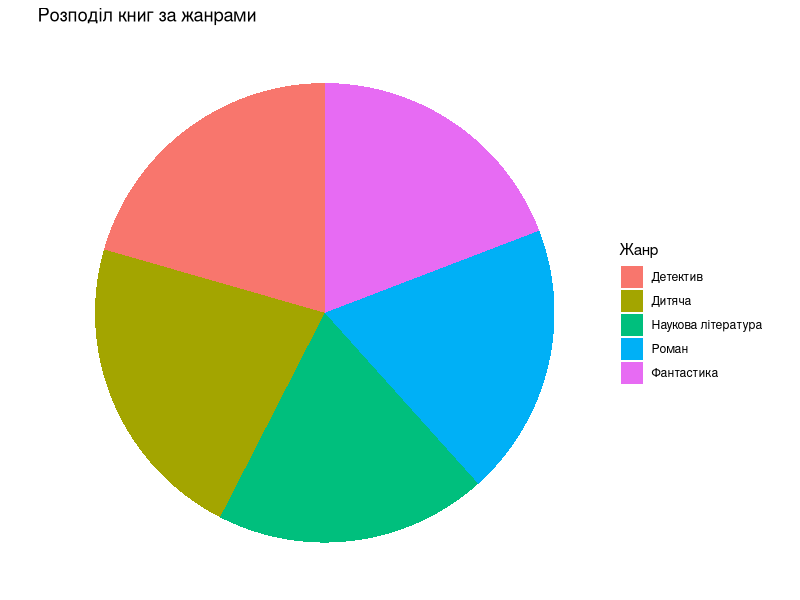
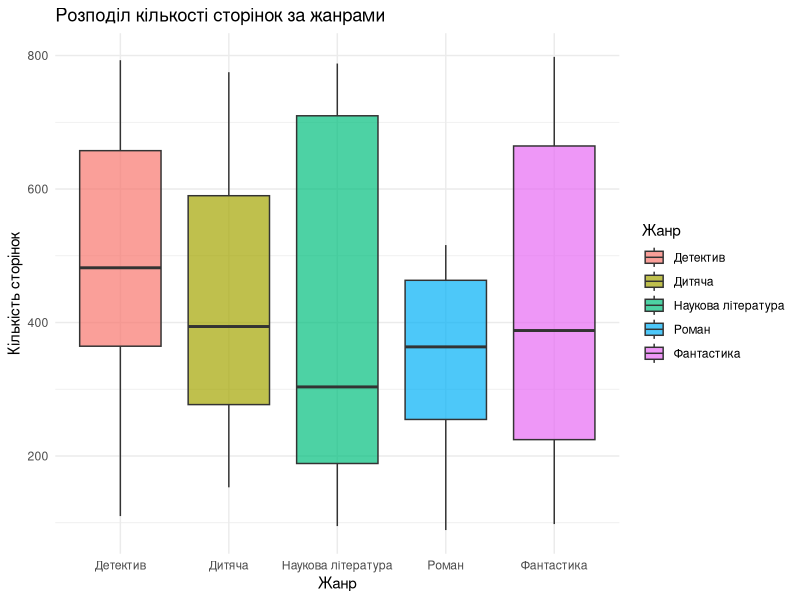
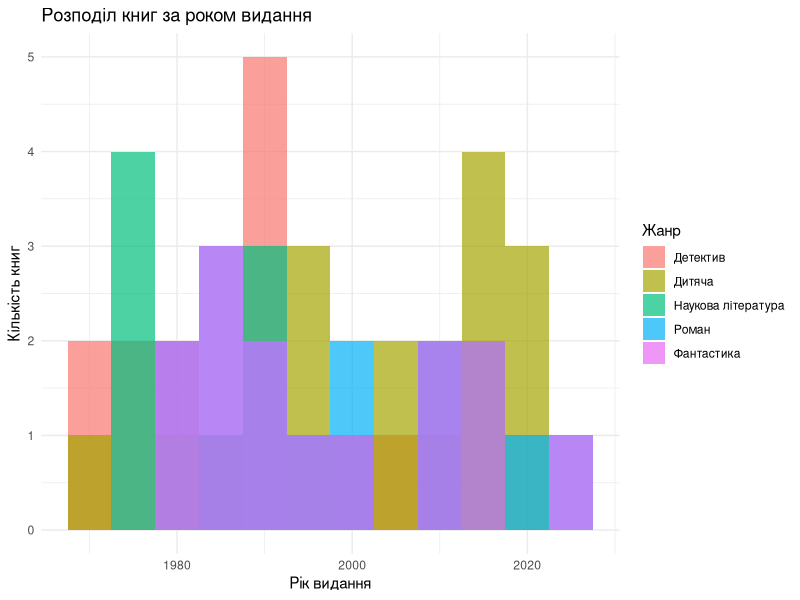
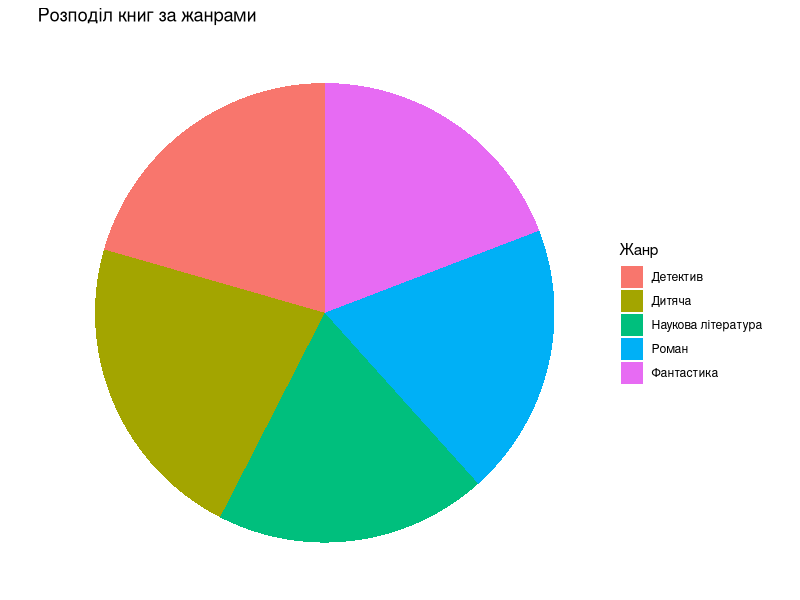
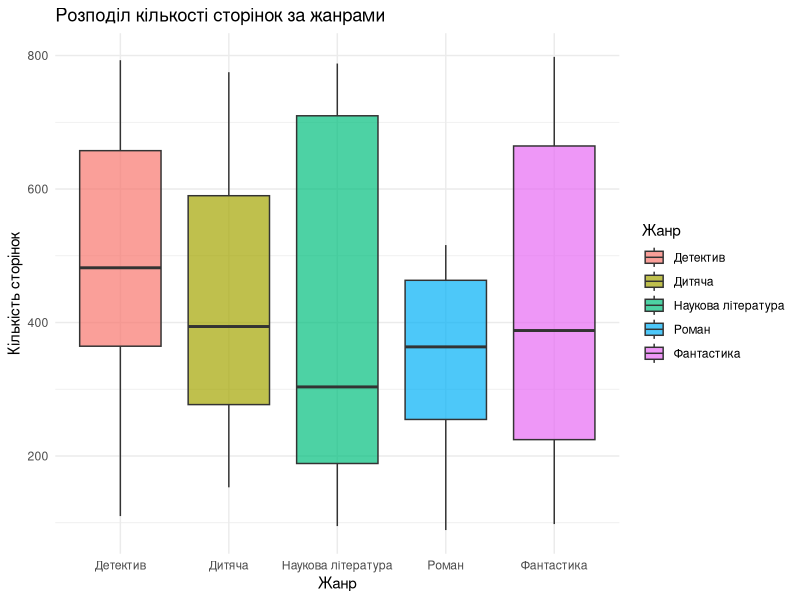
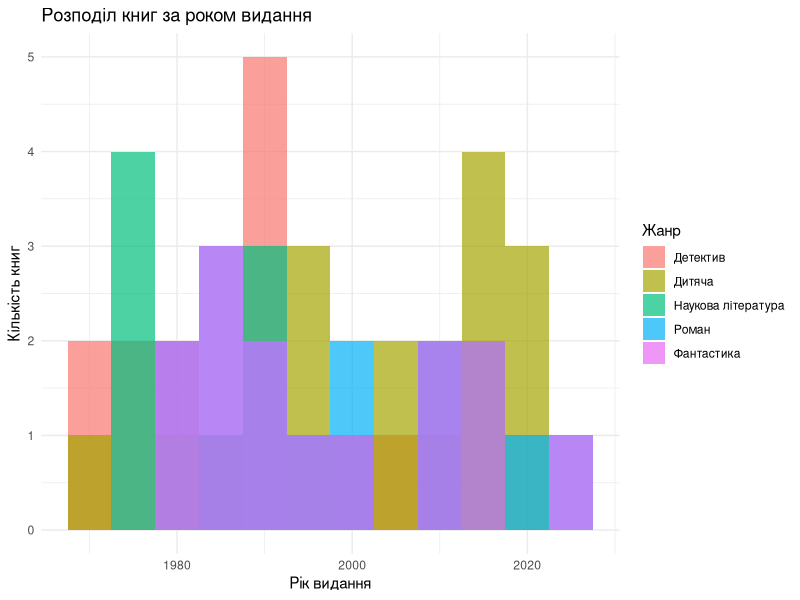

Reproduce these figures in R, in order.

##############################################
# Аналіз даних про книги в бібліотеці
# Автор: Євчик Олексій
# Опис: генерація даних, обробка, візуалізація
##############################################

# Завантажуємо необхідні бібліотеки
library(dplyr)
library(ggplot2)

##############################################
# 1. Генерація даних
##############################################

set.seed(123)  # для відтворюваності результатів

# Створюємо вектор можливих жанрів
genres <- c("Фантастика", "Детектив", "Роман", "Наукова література", "Дитяча")

# Генеруємо таблицю з випадковими даними
books <- data.frame(
  Назва = paste("Книга", 1:100),
  Автор = paste("Автор", sample(1:50, 100, replace = TRUE)),
  Жанр = sample(genres, 100, replace = TRUE),
  Рік_видання = sample(1950:2024, 100, replace = TRUE),
  Кількість_сторінок = sample(80:800, 100, replace = TRUE)
)

# Переглядаємо перші рядки
head(books)

##############################################
# 2. Первинна обробка та очищення
##############################################

# Перевіримо на наявність пропусків
sum(is.na(books))  # має бути 0

# Приклад очищення — фільтруємо тільки книги після 1970 року
books_clean <- books %>% filter(Рік_видання > 1970)

##############################################
# 3. Візуалізації
##############################################

# 3.1. Кругова діаграма розподілу книг по жанрах
genre_count <- books_clean %>%
  count(Жанр)

pie_chart <- ggplot(genre_count, aes(x = "", y = n, fill = Жанр)) +
  geom_col(width = 1) +
  coord_polar(theta = "y") +
  labs(
    title = "Розподіл книг за жанрами",
    fill = "Жанр"
  ) +
  theme_void()

# 3.2. Коробкова діаграма (boxplot) кількості сторінок по жанрах
box_plot <- ggplot(books_clean, aes(x = Жанр, y = Кількість_сторінок, fill = Жанр)) +
  geom_boxplot(alpha = 0.7) +
  labs(
    title = "Розподіл кількості сторінок за жанрами",
    x = "Жанр",
    y = "Кількість сторінок"
  ) +
  theme_minimal()

# 3.3. Додаткова візуалізація — гістограма років видання
hist_plot <- ggplot(books_clean, aes(x = Рік_видання, fill = Жанр)) +
  geom_histogram(binwidth = 5, alpha = 0.7, position = "identity") +
  labs(
    title = "Розподіл книг за роком видання",
    x = "Рік видання",
    y = "Кількість книг"
  ) +
  theme_minimal()

##############################################
# 4. Збереження графіків у PNG та PDF
##############################################

# PNG
ggsave("pie_chart.png", plot = pie_chart, width = 6, height = 5, dpi = 300)
ggsave("box_plot.png", plot = box_plot, width = 6, height = 5, dpi = 300)
ggsave("hist_plot.png", plot = hist_plot, width = 6, height = 5, dpi = 300)

# --- PDF (через CairoPDF, щоб кирилиця не була крапками)
install.packages("Cairo")      # встановити 1 раз
library(Cairo)

CairoPDF("pie_chart.pdf", width = 6, height = 5)
print(pie_chart)
dev.off()

CairoPDF("box_plot.pdf", width = 6, height = 5)
print(box_plot)
dev.off()

CairoPDF("hist_plot.pdf", width = 6, height = 5)
print(hist_plot)
dev.off()
